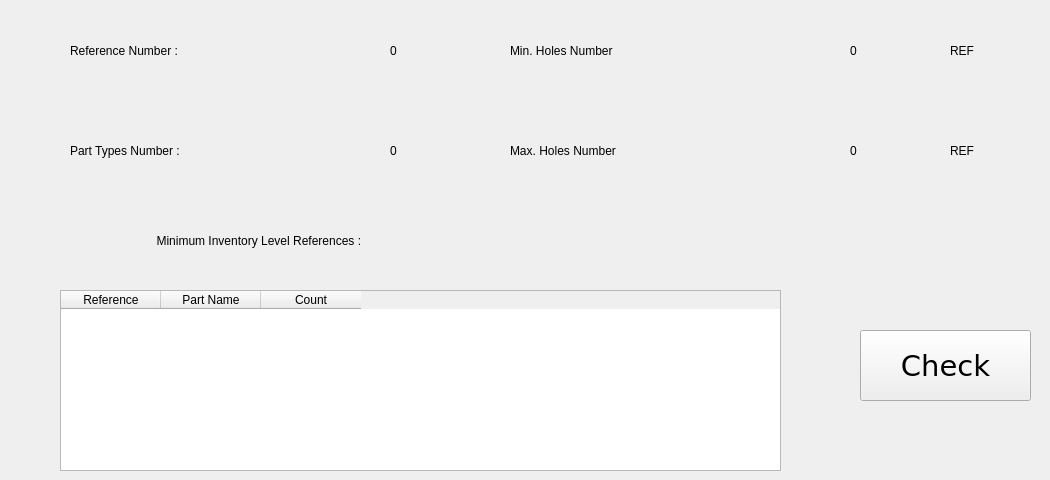
    <widget class="QWidget" name="tab_2">
     <attribute name="title">
      <string>Inventory Statistics</string>
     </attribute>
     <widget class="QLabel" name="label_3">
      <property name="geometry">
       <rect>
        <x>70</x>
        <y>20</y>
        <width>271</width>
        <height>61</height>
       </rect>
      </property>
      <property name="text">
       <string>Reference Number : </string>
      </property>
     </widget>
     <widget class="QLabel" name="lbl_ref_nbr">
      <property name="geometry">
       <rect>
        <x>390</x>
        <y>20</y>
        <width>51</width>
        <height>61</height>
       </rect>
      </property>
      <property name="text">
       <string>0</string>
      </property>
     </widget>
     <widget class="QLabel" name="lbl_parts_nbr">
      <property name="geometry">
       <rect>
        <x>390</x>
        <y>120</y>
        <width>41</width>
        <height>61</height>
       </rect>
      </property>
      <property name="text">
       <string>0</string>
      </property>
     </widget>
     <widget class="QLabel" name="label_9">
      <property name="geometry">
       <rect>
        <x>70</x>
        <y>120</y>
        <width>271</width>
        <height>61</height>
       </rect>
      </property>
      <property name="text">
       <string>Part Types Number : </string>
      </property>
     </widget>
     <widget class="QLabel" name="lbl_min_hole_2">
      <property name="geometry">
       <rect>
        <x>950</x>
        <y>20</y>
        <width>91</width>
        <height>61</height>
       </rect>
      </property>
      <property name="text">
       <string>REF</string>
      </property>
     </widget>
     <widget class="QLabel" name="label_16">
      <property name="geometry">
       <rect>
        <x>510</x>
        <y>20</y>
        <width>291</width>
        <height>61</height>
       </rect>
      </property>
      <property name="text">
       <string>Min. Holes Number</string>
      </property>
     </widget>
     <widget class="QLabel" name="label_17">
      <property name="geometry">
       <rect>
        <x>510</x>
        <y>120</y>
        <width>291</width>
        <height>61</height>
       </rect>
      </property>
      <property name="text">
       <string>Max. Holes Number</string>
      </property>
     </widget>
     <widget class="QLabel" name="lbl_max_hole_2">
      <property name="geometry">
       <rect>
        <x>950</x>
        <y>120</y>
        <width>91</width>
        <height>61</height>
       </rect>
      </property>
      <property name="text">
       <string>REF</string>
      </property>
     </widget>
     <widget class="QTableWidget" name="table2">
      <property name="geometry">
       <rect>
        <x>60</x>
        <y>290</y>
        <width>721</width>
        <height>181</height>
       </rect>
      </property>
      <column>
       <property name="text">
        <string>Reference</string>
       </property>
      </column>
      <column>
       <property name="text">
        <string>Part Name</string>
       </property>
      </column>
      <column>
       <property name="text">
        <string>Count</string>
       </property>
      </column>
     </widget>
     <widget class="QLabel" name="label_19">
      <property name="geometry">
       <rect>
        <x>60</x>
        <y>220</y>
        <width>401</width>
        <height>41</height>
       </rect>
      </property>
      <property name="text">
       <string>Minimum Inventory Level References : </string>
      </property>
      <property name="alignment">
       <set>Qt::AlignCenter</set>
      </property>
     </widget>
     <widget class="QPushButton" name="btn_check">
      <property name="geometry">
       <rect>
        <x>860</x>
        <y>330</y>
        <width>171</width>
        <height>71</height>
       </rect>
      </property>
      <property name="font">
       <font>
        <family>DejaVu Sans</family>
        <pointsize>22</pointsize>
       </font>
      </property>
      <property name="text">
       <string>Check</string>
      </property>
     </widget>
     <widget class="QLabel" name="lbl_max_hole">
      <property name="geometry">
       <rect>
        <x>850</x>
        <y>120</y>
        <width>51</width>
        <height>61</height>
       </rect>
      </property>
      <property name="text">
       <string>0</string>
      </property>
     </widget>
     <widget class="QLabel" name="lbl_min_hole">
      <property name="geometry">
       <rect>
        <x>850</x>
        <y>20</y>
        <width>51</width>
        <height>61</height>
       </rect>
      </property>
      <property name="text">
       <string>0</string>
      </property>
     </widget>
    </widget>
